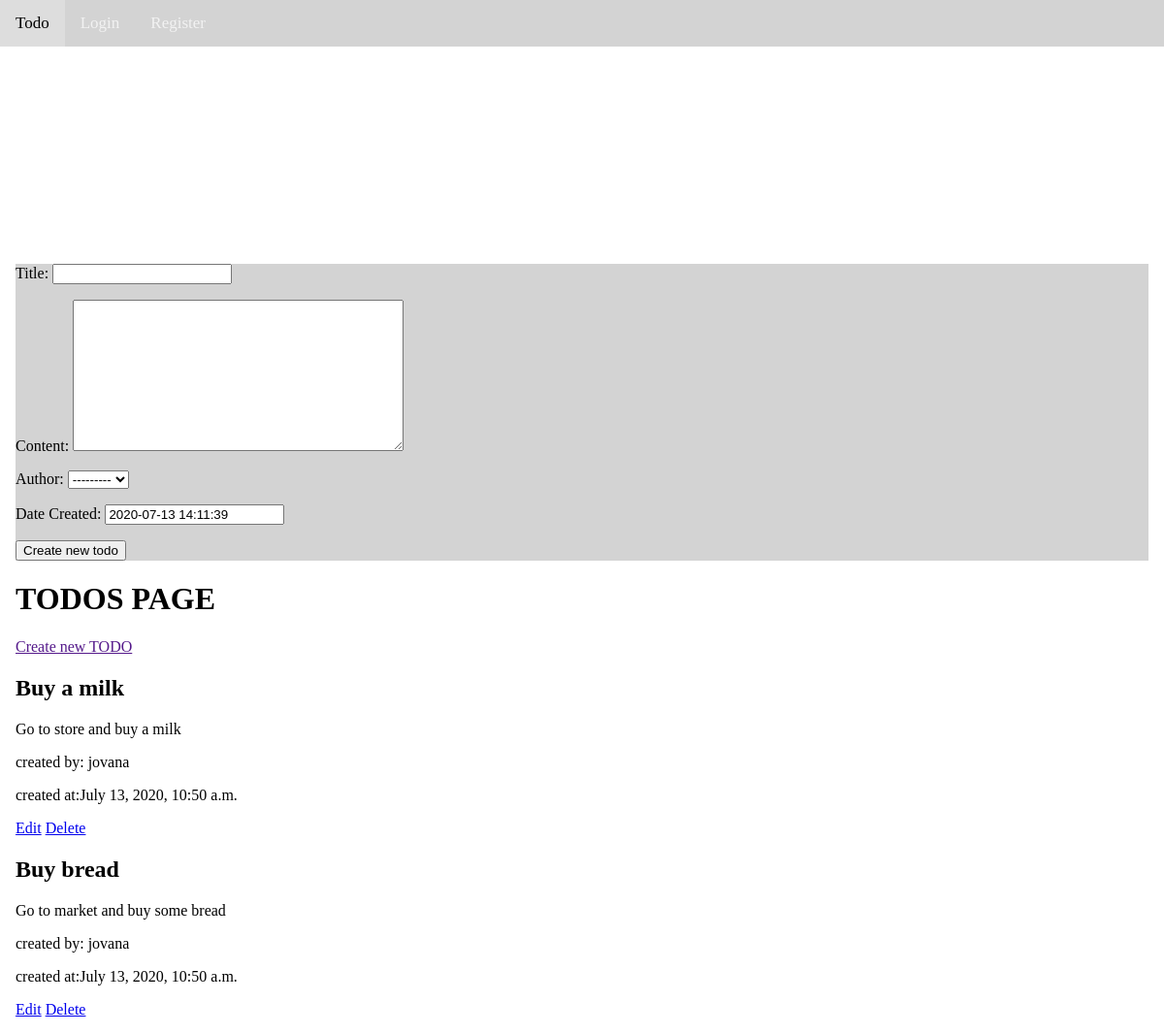
/todos/, run on an earlier commit of the app's database.
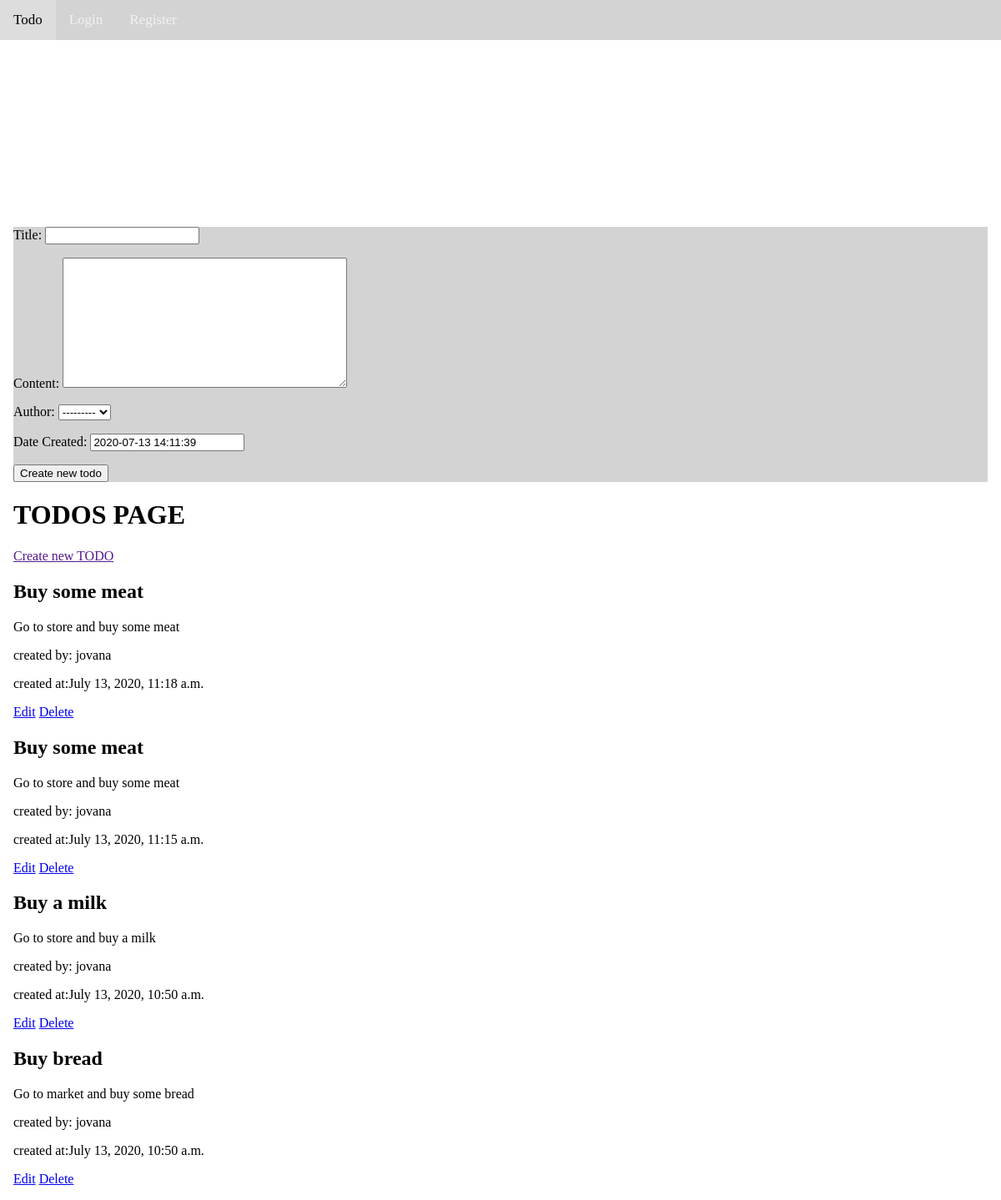
And on a later commit of the database.
### main/models.py (models this page shows, shortened)
class Todo(models.Model):
    title = models.CharField(max_length=200)
    content = models.TextField()
    author = models.ForeignKey(User, default=None, on_delete=models.SET_DEFAULT)
    created_at = models.DateTimeField("Date Created", default=datetime.now())
    objects = models.Manager()

### main/views.py (the view, shortened to what this page needs)
# urls.py: path("todos/", views.todos, name = "todos"),
def todos(request):
    form = NewTodoForm()
    return render(request=request,
                  template_name="main/todos.html",
                  context={"todos": Todo.objects.all().order_by("-created_at"), "form": form})

### main/forms.py
class NewTodoForm(forms.ModelForm):
    class Meta:
        model = Todo
        fields = '__all__'

### main/templates/main/todos.html
{% extends "main/header.html" %}
{% block content %}
    <div>
        {% include "main/includes/forms/create-todo-form.html" %}
        <div>
            <h1>TODOS PAGE</h1>
            <a href="">Create new TODO</a>
            {% for todo in todos %}
                <h2>{{todo.title}}</h2>
                <p>{{todo.content}}</p>
                <p>created by: {{todo.author}}</p>
                <p>created at:{{todo.created_at}}</p>
                <a href="{% url 'main:update_todo' todo_id=todo.id %}">Edit</a>
                <a href="{% url 'main:delete_todo' todo_id=todo.id %}">Delete</a>
            {% endfor %}
        </div>
    </div>
{% endblock %}

What changed in the data, as far as the page shows it:
added Todo: title "Buy some meat", content "Go to store and buy some meat", author "jovana", created_at "July 13, 2020, 11:18 a.m."
added Todo: title "Buy some meat", content "Go to store and buy some meat", author "jovana", created_at "July 13, 2020, 11:15 a.m."
